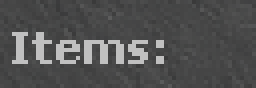
#> input picture images/AboveFirstItem.png, 64 x 22 px (shown 4 times larger)
$ python -i screenshot.py   (imports and definitions only)
#> lines starting #> are read from the running program, lines starting #| are printed output that depends on the picture; after the words box and inside, x2 and y2 are one past the last pixel; in counts of white or black regions, pixels touching at a corner belong together
#> further down, picture is the input picture: PIL image 64x22 RGB; mean R, G, B 81.6, 81.8, 81.8
import pytesseract
from PIL import ImageGrab, Image, ImageDraw, ImageFilter
import os
from typing import *
import cv2
import numpy as np

def take_screenshot(left, top, width, height) -> Image.Image:
    """
    Takes a screenshot of the given screen coordinates, and returns the PIL.Image.
    """
    return ImageGrab.grab((left, top, left + width, top + height))

def process_image(image: Image.Image, relative_box: Tuple[int, int, int, int] = None, invert = True, rescale_factor: int = 1) -> Image.Image:
    """
    Converts the image into a more AI readable format. The endresult can be seen under selection_showcase.png and ai_image_input.png.
    relative_box in this format (relative_left, relative_top, relative_width, relative_height).
    """
#> called with invert = True, rescale_factor = 1
    bbox = image.getbbox()
#> bbox = (0, 0, 64, 22)
    crop_box = bbox if relative_box is None else (bbox[0] + (bbox[2] - bbox[0]) * (1 - relative_box[0]),
                                                  bbox[1] + (bbox[-1] - bbox[1]) * (1 - relative_box[1]),
                                                  (bbox[0] + (bbox[2] - bbox[0]) * (1 - relative_box[0])) + (bbox[2] - bbox[0]) * relative_box[2],
                                                  (bbox[1] + (bbox[-1] - bbox[1]) * (1 - relative_box[1])) + (bbox[-1] - bbox[1]) * relative_box[-1])
#> crop_box = (0, 0, 64, 22)
    cropped_image = image.crop(crop_box)
    cropped_image = cropped_image.convert("L")

    draw = ImageDraw.Draw(image)
    draw.rectangle(crop_box, outline="black")
    image.save("selection_showcase.png")
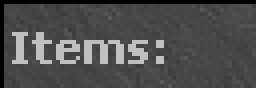
#> saved as selection_showcase.png: PIL image 64x22 RGB (shown 4 times larger); mean R, G, B 77.4, 77.5, 77.6

    img = np.asarray(cropped_image, dtype="uint8")

    # Bigger images yield better accuracy with tesseract. Use this if OCR is yielding nonsense.
    if rescale_factor > 0 and rescale_factor != 1:
        y, x = len(img), len(img[0])
        img = cv2.resize(img, [int(x * rescale_factor), int(y * rescale_factor)], interpolation = cv2.INTER_CUBIC)
    img = cv2.threshold(img, 128, 255, (cv2.THRESH_BINARY_INV if invert else cv2.THRESH_BINARY) | cv2.THRESH_OTSU)

    # Force black text on white background.
    if img[1][0][0] == 0:
        img = cv2.threshold(img[1], 128, 255, cv2.THRESH_BINARY_INV)

    cropped_image = Image.fromarray(img[1])
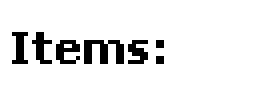
#> cropped_image: PIL image 64x22 L (shown 4 times larger); 90.8% white; black in thin lines or dots, all inside (x1, y1, x2, y2) = (3, 8, 41, 16)
    cropped_image.save("ai_image_input.png")

    return cropped_image

def read_image_text(image: Image.Image, psm: int = 3, oem: int = 3, char_white_list: str = "0123456789k") -> str:
    """
    Feeds the image to tesseract, and returns the text it detected.
    """
    config = f"--oem {oem} --psm {psm} -c tessedit_char_whitelist={char_white_list}"

    try:
        return pytesseract.image_to_string(image, config=config)
    except pytesseract.TesseractNotFoundError as e:
        print(e)
        exit(1)

>>> from PIL import Image
>>> picture = Image.open('images/AboveFirstItem.png')
>>> result = process_image(picture)

$ run again, on images/Details.png
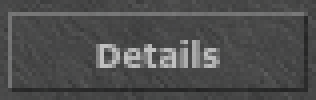
#> input picture images/Details.png, 79 x 25 px (shown 4 times larger)
#> picture is the input picture: PIL image 79x25 RGB; mean R, G, B 77.8, 77.9, 77.9
#> bbox = (0, 0, 79, 25)
#> in process_image, `image.save("selection_showcase.png")`:
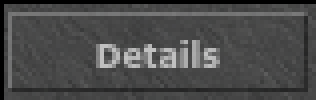
#> saved as selection_showcase.png: PIL image 79x25 RGB (shown 4 times larger); mean R, G, B 74.1, 74.2, 74.1
#> in process_image, `cropped_image = Image.fromarray(img[1])`:
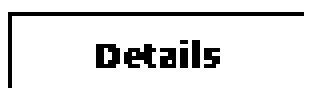
#> cropped_image: PIL image 79x25 L (shown 4 times larger); 89.5% white; black in thin lines or dots, all inside (x1, y1, x2, y2) = (2, 3, 76, 22)

$ run again, on images/EmailField.png
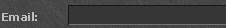
#> input picture images/EmailField.png, 226 x 28 px
#> picture is the input picture: PIL image 226x28 RGB; mean R, G, B 65.6, 65.7, 65.7
#> bbox = (0, 0, 226, 28)
#> in process_image, `image.save("selection_showcase.png")`:
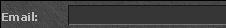
#> saved as selection_showcase.png: PIL image 226x28 RGB; mean R, G, B 62.8, 62.9, 62.8
#> in process_image, `cropped_image = Image.fromarray(img[1])`:
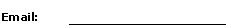
#> cropped_image: PIL image 226x28 L; 95.5% white; black in thin lines or dots, all inside (x1, y1, x2, y2) = (2, 12, 226, 25)
